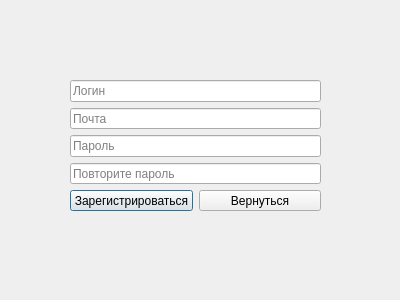
<?xml version="1.0" encoding="UTF-8"?>
<ui version="4.0">
 <class>register_window</class>
 <widget class="QDialog" name="register_window">
  <property name="geometry">
   <rect>
    <x>0</x>
    <y>0</y>
    <width>400</width>
    <height>300</height>
   </rect>
  </property>
  <property name="windowTitle">
   <string>Dialog</string>
  </property>
  <widget class="QWidget" name="gridLayoutWidget">
   <property name="geometry">
    <rect>
     <x>70</x>
     <y>80</y>
     <width>251</width>
     <height>131</height>
    </rect>
   </property>
   <layout class="QGridLayout" name="gridLayout">
    <item row="4" column="0">
     <widget class="QPushButton" name="pushButton_register">
      <property name="text">
       <string>Зарегистрироваться</string>
      </property>
     </widget>
    </item>
    <item row="4" column="1">
     <widget class="QPushButton" name="pushButton_back">
      <property name="text">
       <string>Вернуться</string>
      </property>
     </widget>
    </item>
    <item row="3" column="0" colspan="2">
     <widget class="QLineEdit" name="lineEdit_pass2">
      <property name="placeholderText">
       <string>Повторите пароль</string>
      </property>
     </widget>
    </item>
    <item row="2" column="0" colspan="2">
     <widget class="QLineEdit" name="lineEdit_pass">
      <property name="placeholderText">
       <string>Пароль</string>
      </property>
     </widget>
    </item>
    <item row="1" column="0" colspan="2">
     <widget class="QLineEdit" name="lineEdit_email">
      <property name="placeholderText">
       <string>Почта</string>
      </property>
     </widget>
    </item>
    <item row="0" column="0" colspan="2">
     <widget class="QLineEdit" name="lineEdit_log">
      <property name="placeholderText">
       <string>Логин</string>
      </property>
     </widget>
    </item>
   </layout>
  </widget>
 </widget>
 <resources/>
 <connections/>
</ui>
